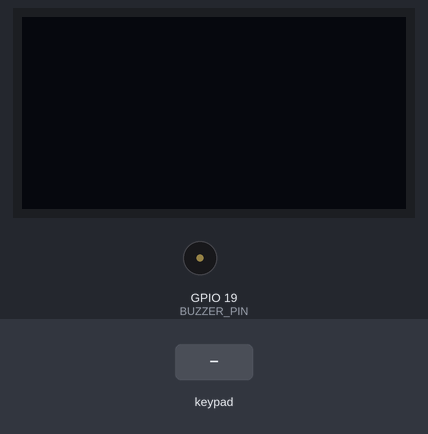
A sketch run on a simulated ESP32. On the bench: 128×64 one-colour display, buzzer (waves = sounding). Inputs (shaded band) come from the test bench. What the sketch prints to the serial monitor is not drawn.

Above: at 1.2 s.
1.3 s: keypad keys 1 1 0 9 1 1 pressed 0.4 s apart
At 3.8 s:
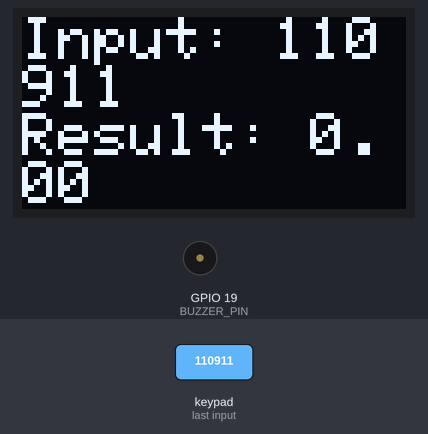
5.2 s: keypad keys 1 1 0 9 1 1 # pressed 0.4 s apart
At 8.3 s:
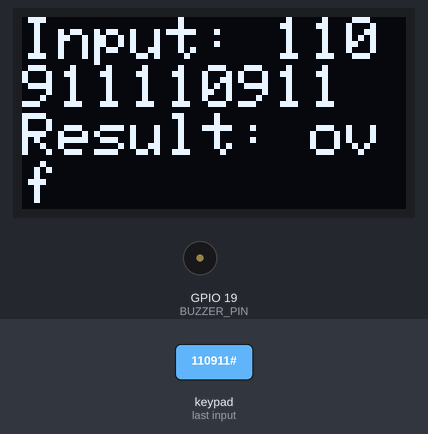
9.5 s: key 'D' pressed
At 10.1 s:
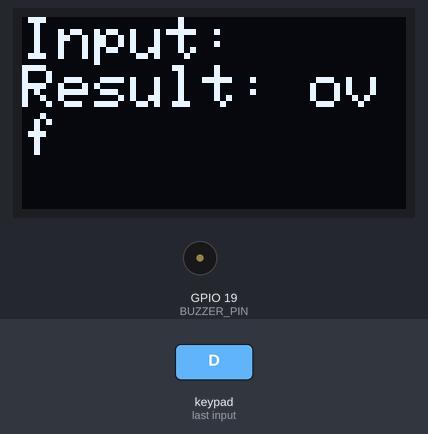
11.1 s: key '#' pressed
At 12.2 s:
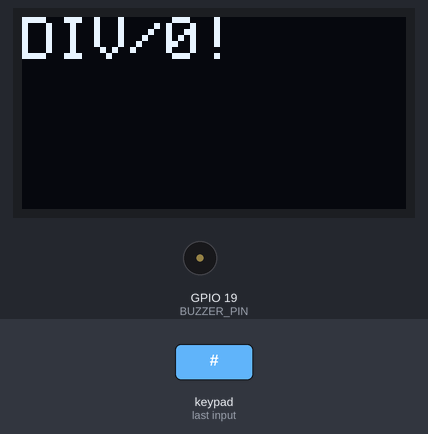
14.1 s: keypad keys 1 2 1 4 2 1 3 4 * pressed 0.4 s apart
At 18.2 s:
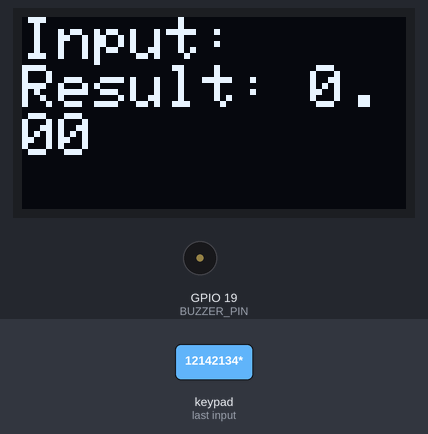
19.2 s: keypad keys 1 1 0 9 1 1 A pressed 0.4 s apart
At 22.3 s:
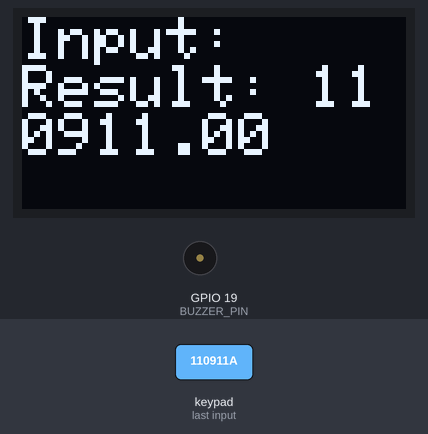
Timing chart, 0 to 23.8 s (numbered marks = the images above; inputs shaded):
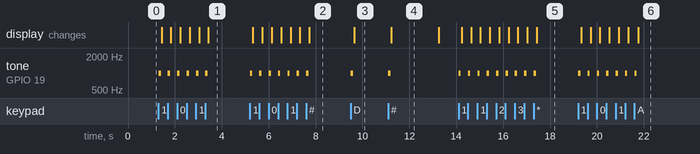

The sketch:

oled_calc.ino
```cpp
#include <Wire.h>
#include <Adafruit_GFX.h>
#include <Adafruit_SSD1306.h>
#include <Keypad.h>

// Define I2C pins
#define I2C_SCL 2  // or 22
#define I2C_SDA 42 // or 21

// Define other pin mappings
#define PUSH_BUTTON_PIN 4
#define WATER_LEVEL_PIN 5
#define LDR_PIN 6
#define DHT_PIN 7
#define ONBOARD_LED_PIN 9
#define BUZZER_PIN 19
#define FAN_A_PIN 35
#define FAN_B_PIN 38

#define RED_PIN 16
#define BLUE_PIN 19
#define GREEN_PIN 33

#define LRCL_PIN 17
#define BCLK_PIN 18
#define DOUT_PIN 8
#define MQ2_PIN 34

// OLED display width and height
#define SCREEN_WIDTH 128
#define SCREEN_HEIGHT 64

// Create an OLED display object
Adafruit_SSD1306 display(SCREEN_WIDTH, SCREEN_HEIGHT, &Wire, -1);

// Keypad setup
const byte ROW_NUM = 4;    // 4 rows
const byte COLUMN_NUM = 4; // 4 columns

char keys[ROW_NUM][COLUMN_NUM] = {
  {'D', '#', '0', '*'},
  {'C', '9', '8', '7'},
  {'B', '6', '5', '4'},
  {'A', '3', '2', '1'}
};

byte pin_rows[ROW_NUM] = {1, 10, 9, 11}; // GPIO1, GPIO10, GPIO9, GPIO11 connect to the row pins
byte pin_column[COLUMN_NUM] = {12, 14, 21, 34};  // GPIO12, GPIO14, GPIO21, GPIO34 connect to the column pins

Keypad keypad = Keypad(makeKeymap(keys), pin_rows, pin_column, ROW_NUM, COLUMN_NUM);

String input = "";  // Stores user input
float result = 0.0; // Stores result
char lastOperator = '\0'; // Tracks the last operator entered

void setup() {
  // Start the serial communication
  Serial.begin(9600);
  Serial.println("Starting setup...");

  // Initialize I2C communication with specified pins
  Wire.begin(I2C_SDA, I2C_SCL);

  // Initialize the display
  if(!display.begin(SSD1306_SWITCHCAPVCC, 0x3C)) {  // 0x3C is the default I2C address
    Serial.println("SSD1306 OLED initialization failed. Check wiring!");
    while (true); // Stop the program here if the display initialization fails
  } else {
    Serial.println("OLED initialized successfully.");
  }

  // Clear the display and set initial display settings
  display.clearDisplay();
  display.setTextSize(2);
  display.setTextColor(WHITE);
  display.setCursor(0, 0);
  display.display();
}

void loop() {
  char key = keypad.getKey();

  if (key) {
    // Produce a beep sound when any key is pressed
    tone(BUZZER_PIN, 1000);  // Frequency of 1000 Hz
    delay(100);  // Short delay for the beep sound
    noTone(BUZZER_PIN);  // Stop the tone after the delay

    // Print the pressed key to the Serial Monitor
    Serial.print("Key Pressed: ");
    Serial.println(key);

    if (key == '*') {
      // Clear both input and result
      input = "";
      result = 0.0;  // Reset result to 0
      lastOperator = '\0';  // Clear operator
      Serial.println("Input and result cleared.");
    } else if (key == '#') {
      // Perform calculation and display the result
      performCalculation();
    } else if (key == 'A' || key == 'B' || key == 'C' || key == 'D') {
      // Store the operator and perform the intermediate calculation
      if (input.length() > 0) {
        performCalculation();
        lastOperator = key;
        input = "";  // Clear input for the next number
        Serial.print("Operator selected: ");
        Serial.println(lastOperator);
      }
    } else {
      // Append the pressed number to the input string
      input += key;
      Serial.print("Current input: ");
      Serial.println(input);
    }

    // Update the display
    updateDisplay();
  }
}

// Function to update the OLED display
void updateDisplay() {
  display.clearDisplay();
  display.setCursor(0, 0);
  display.print("Input: ");
  display.println(input);
  display.print("Result: ");
  display.println(result);
  display.display();
}

// Function to perform calculations based on the operator
void performCalculation() {
  float currentNumber = input.toFloat();
  Serial.print("Current number: ");
  Serial.println(currentNumber);

  if (lastOperator == 'A') {
    result += currentNumber;  // Addition for 'A'
  } else if (lastOperator == 'B') {
    result -= currentNumber;  // Subtraction for 'B'
  } else if (lastOperator == 'C') {
    result *= currentNumber;  // Multiplication for 'C'
  } else if (lastOperator == 'D') {
    if (currentNumber != 0) {
      result /= currentNumber;  // Division for 'D'
    } else {
      // Handle division by zero error
      result = 0;
      Serial.println("Error: Division by zero.");
      displayError("DIV/0!");
    }
  } else {
    // If no operator is stored, set result to the current number
    result = currentNumber;
  }

  Serial.print("Result: ");
  Serial.println(result);
}

// Function to display an error message
void displayError(String errorMessage) {
  display.clearDisplay();
  display.setCursor(0, 0);
  display.setTextSize(2);
  display.print(errorMessage);
  display.display();
  delay(2000);
  display.clearDisplay();
}
```

Measured:
- after the input at 1.3 s, tone on GPIO 19 (BUZZER_PIN): alternates 1000 Hz for 0.10 s and silent for 0.30 s, 12 changes in all, then stays silent, starting at once; the display: first changes after 0.13 s (image 1 shows a later state)
- after the input at 5.2 s, tone on GPIO 19 (BUZZER_PIN): alternates 1000 Hz for 0.10 s and silent for 0.30 s, 14 changes in all, then stays silent, starting at once; the display: first changes after 0.13 s (image 2 shows a later state)
- after the input at 9.5 s, tone on GPIO 19 (BUZZER_PIN): silent → 1000 Hz at once, → silent 0.10 s later; the display: changes after 0.14 s (image 3)
- after the input at 11.1 s, tone on GPIO 19 (BUZZER_PIN): silent → 1000 Hz at once, → silent 0.10 s later; the display: changes after 0.13 s (image 4)
- after the input at 14.1 s, tone on GPIO 19 (BUZZER_PIN): alternates 1000 Hz for 0.10 s and silent for 0.30 s, 18 changes in all, then stays silent, starting at once; the display: first changes after 0.13 s (image 5 shows a later state)
- after the input at 19.2 s, tone on GPIO 19 (BUZZER_PIN): alternates 1000 Hz for 0.10 s and silent for 0.30 s, 14 changes in all, then stays silent, starting at once; the display: first changes after 0.13 s (image 6 shows a later state)
- what the display in image 4 shows lasts 2.1 s, from 11.2 s to 13.3 s
